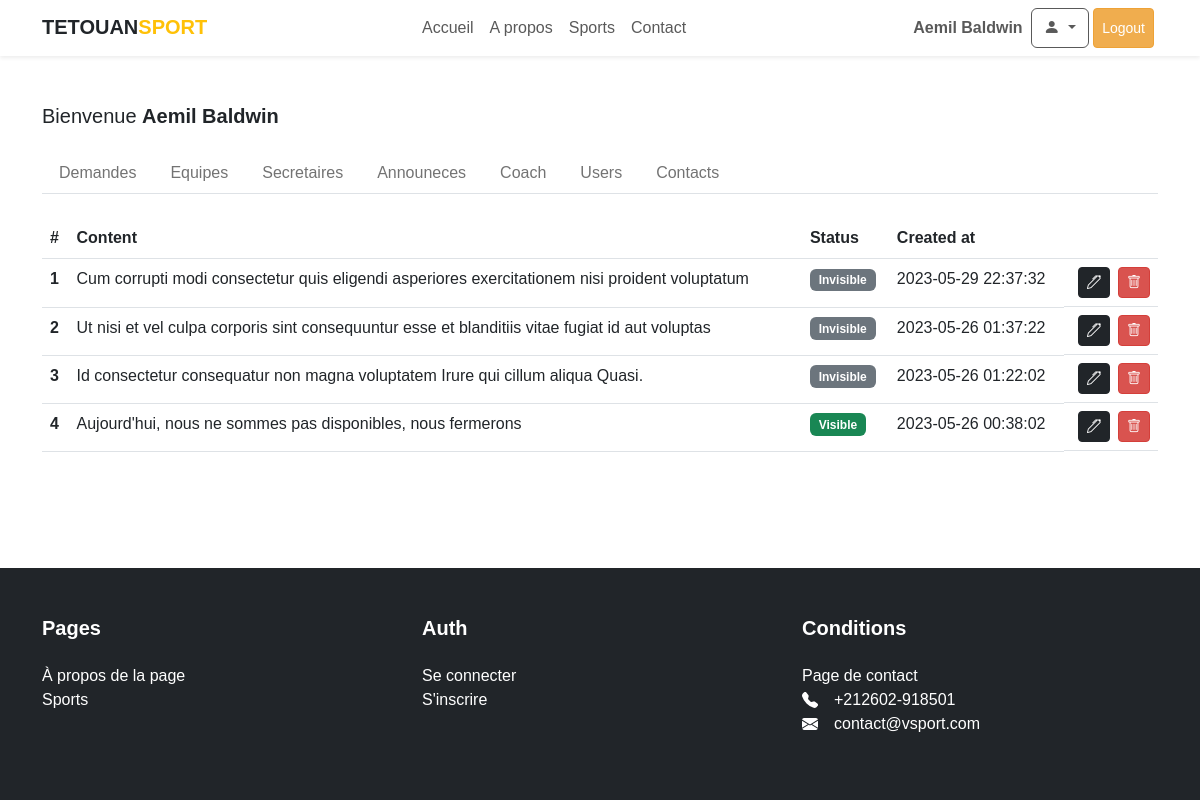
The page /admin/announces.php (signed in) on the database its author committed.
### tables this page shows
CREATE TABLE `announces` (
  `id` int UNSIGNED NOT NULL,
  `content` varchar(300) NOT NULL,
  `status` tinyint(1) NOT NULL DEFAULT '0',
  `created_at` timestamp NOT NULL DEFAULT CURRENT_TIMESTAMP
);

### admin/partials/check-user.php (called while the page is built, shortened)
<?php
require_once __DIR__ . '/../../Models/Announce.php';
require_once __DIR__ . '/../../Models/Contact.php';
$announceObj = new Announce($conn);
?>

### Models/Announce.php (called while the page is built, shortened)
<?php
class Announce
{
    public function getAllAnnounces(): array
    {
        $announces = $this->conn->prepare("SELECT * FROM announces order by created_at DESC");
        $announces->execute();
        return $announces->fetchAll(PDO::FETCH_OBJ);
    }
}

### admin/announces.php (the view, shortened to what this page needs)
<?php include __DIR__ . '/partials/check-user.php'; ?>
<!DOCTYPE html>
<html>
<head>
    <?php require_once __DIR__ . '/../partials/head.php'; ?>
</head>
<?php $announces = $announceObj->getAllannounces(); ?>
<body>
    <div class="main-wrapper">
        <div class="content">
            <?php require_once __DIR__ . '/../partials/nav.php'; ?>
            <main class="container py-5">
                <?php include __DIR__ . '/partials/header.php'; ?>
                <section>
                    <table class="table">
                        <thead>
                            <tr>
                                <th scope="col">#</th>
                                <th scope="col">Content</th>
                                <th scope="col">Status</th>
                                <th scope="col">Created at</th>
                                <th scope="col"></th>
                            </tr>
                        </thead>
                        <tbody>
                            <?php if (empty($announces)) : ?>
                                <tr>
                                    <td colspan="7" class="text-center">Aucune Announce</td>
                                </tr>
                            <?php else : ?>
                                <?php foreach ($announces as $index => $announce) : ?>
                                    <tr>
                                        <th scope="row"><?= $index + 1 ?></th>
                                        <td>
                                            <?= $announce->content ?>
                                        </td>
                                        <td>
                                            <form method="POST" class="d-inline">
                                                <button class="btn btn-sm badge <?= ($announce->status) ? 'text-bg-success' : 'text-bg-secondary'; ?>" name="announceId" value="<?= $announce->id ?>" type="submit">
                                                    <?= ($announce->status) ? 'Visible' : 'Invisible'; ?>
                                                </button>
                                            </form>
                                        </td>
                                        <td><?= $announce->created_at ?></td>
                                        <td class="d-flex justify-content-end gap-2">
                                            <a href="announces-edit.php?announce=<?= $announce->id ?>" class="btn btn-sm btn-dark"><i class="bi bi-pen"></i></a>
                                            <form method="POST" class="d-inline" onsubmit="return confirm('Are You Sure ?')">
                                                <button type="submit" name="destroy" value="<?= $announce->id ?>" class="btn btn-sm btn-danger"><i class="bi bi-trash"></i></button>
                                            </form>
                                        </td>
                                    </tr>
                                <?php endforeach; ?>
                            <?php endif; ?>
                        </tbody>
                    </table>
                </section>
            </main>
        </div>
        <?php require_once __DIR__ . '/../partials/footer.php'; ?>
    </div>
</body>
</html>

### public/css/dropdown.css (style rules this page uses)
.btn-danger { color: #fff; background-color: #d9534f; border-color: #d43f3a; }

### public/css/main.css (style rules this page uses)
html, body, div, span, p { margin: 0; padding: 0; border: 0; line-height: 1.5rem; }
html { box-sizing: border-box; }
*, *::before, *::after { box-sizing: inherit; }
body { line-height: 1; font-family: sans-serif; height: 100%; }
.main-wrapper { display: flex; flex-direction: column; min-height: 100vh; }
.content { flex: 1; }

### rows shown on the page
announces: content "Cum corrupti modi consectetur quis eligendi asperiores exercitationem nisi proident voluptatum", $announce->id 5 (drawn), status "Invisible", created_at "2023-05-29 22:37:32"
announces: content "Ut nisi et vel culpa corporis sint consequuntur esse et blanditiis vitae fugiat id aut voluptas", $announce->id 4 (drawn), status "Invisible", created_at "2023-05-26 01:37:22"
announces: content "Id consectetur consequatur non magna voluptatem Irure qui cillum aliqua Quasi.", status "Invisible", created_at "2023-05-26 01:22:02"
announces: content "Aujourd'hui, nous ne sommes pas disponibles, nous fermerons", $announce->id 1 (drawn), status "Visible", created_at "2023-05-26 00:38:02"

### other values the page prints
$_SESSION['user']->name "Aemil Baldwin"
$user->name "Aemil Baldwin"
contactPhone "+212602-918501"
contactEmail "contact@vsport.com"
